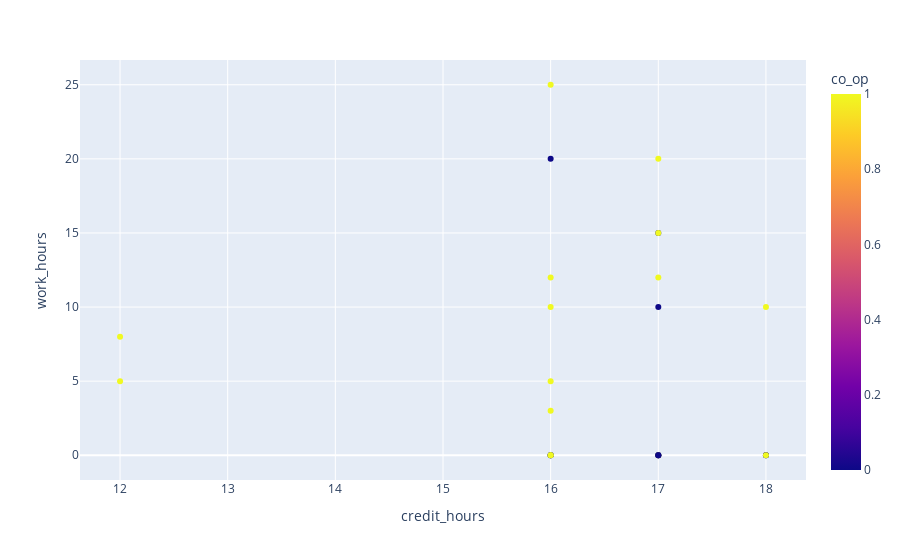

The cell this chart's notebook holds for it:
### Code cell
# Full data set plotting
px.scatter(knn_df, x='credit_hours', y='work_hours', color='co_op')

### Figure 1 — Plotly figure (JSON) as saved in the notebook; plotly's stock layout.template omitted (floating-point values rounded to 4 significant figures)
{"data": [{"hovertemplate": "credit_hours=%{x}<br>work_hours=%{y}<br>co_op=%{marker.color}<extra></extra>", "legendgroup": "", "marker": {"color": [0, 0, 1, 0, 1, 0, 1, 1, 0, 1, 1, 0, 0, 1, 1, 1, 1, 0, 0, 1, 1, 0, 1, 0, 0, 1, 1], "coloraxis": "coloraxis", "symbol": "circle"}, "mode": "markers", "name": "", "orientation": "v", "showlegend": false, "type": "scatter", "x": [18, 16, 12, 17, 12, 17, 16, 17, 17, 16, 17, 18, 17, 16, 18, 16, 17, 16, 16, 18, 16, 17, 16, 16, 17, 17, 16], "xaxis": "x", "y": [0, 0, 8, 0, 5, 15, 3, 12, 0, 25, 0, 0, 0, 5, 0, 12, 15, 0, 0, 10, 10, 10, 0, 20, 0, 20, 0], "yaxis": "y"}], "layout": {"coloraxis": {"colorbar": {"title": {"text": "co_op"}}, "colorscale": [[0, "#0d0887"], [0.1111, "#46039f"], [0.2222, "#7201a8"], [0.3333, "#9c179e"], [0.4444, "#bd3786"], [0.5556, "#d8576b"], [0.6667, "#ed7953"], [0.7778, "#fb9f3a"], [0.8889, "#fdca26"], [1, "#f0f921"]]}, "legend": {"tracegroupgap": 0}, "margin": {"t": 60}, "xaxis": {"anchor": "y", "domain": [0, 1], "title": {"text": "credit_hours"}}, "yaxis": {"anchor": "x", "domain": [0, 1], "title": {"text": "work_hours"}}}}
